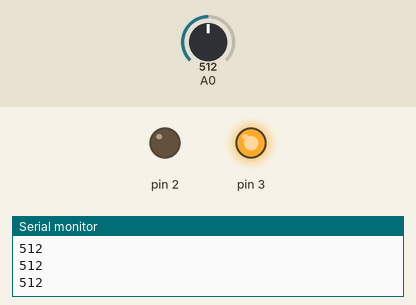
Simulated run of this sketch. Board: Arduino Uno, built with avr-gcc and run on an emulated ATmega328P. Parts: output pins drawn as LEDs (lit = HIGH), the last lines printed to the serial monitor. Inputs (shaded band) come from the test bench; at power-on: A0 = 512.

Above: at 1.2 s.
1.3 s: A0 set to 44
2.8 s: A0 set to 37
At 3.2 s:
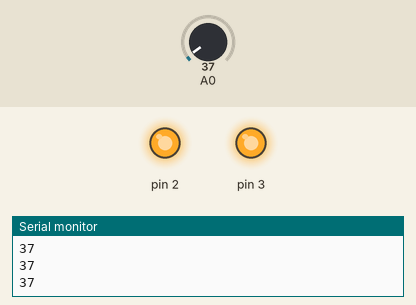
4.3 s: A0 set to 122
At 5.4 s:
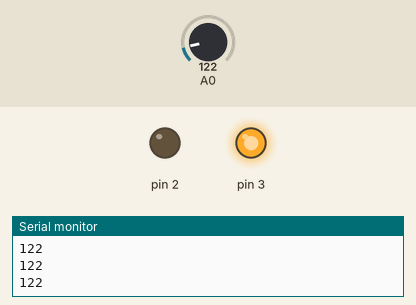
5.8 s: A0 set to 30
At 6.7 s:
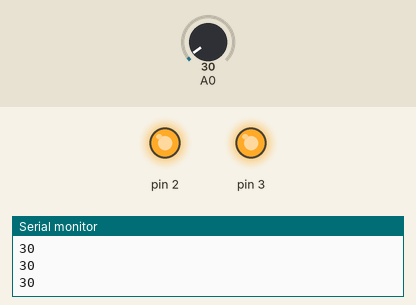
Timing chart, 0 to 8.3 s (numbered marks = the images above; inputs shaded):
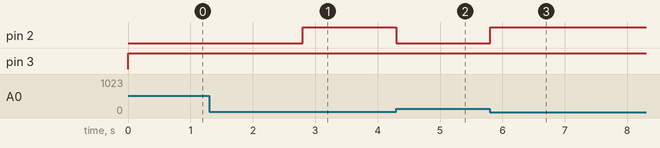

Measured:
- the behaviour switches between 40 and 39 on A0 (found by bisection; images 0 and 1)
- after the input at 2.8 s, pin 2: LOW → HIGH at once
- after the input at 4.3 s, pin 2: HIGH → LOW at once
- after the input at 5.8 s, pin 2: LOW → HIGH at once

The sketch:

program_arduino_penyram_tanaman.ino
```cpp
int soil_sensor = 0;

void setup() {
  pinMode(A0, INPUT);
  Serial.begin(9600);
  pinMode(2, OUTPUT);
  pinMode(3, OUTPUT);
}

void loop() {
  soil_sensor = analogRead(A0);
  Serial.println(soil_sensor);
  if (soil_sensor < 40) {
    digitalWrite(2, HIGH);
    digitalWrite(3, HIGH);
  } else {
    digitalWrite(2, LOW);
    digitalWrite(3, HIGH);
  }
  delay(10);
}
```
